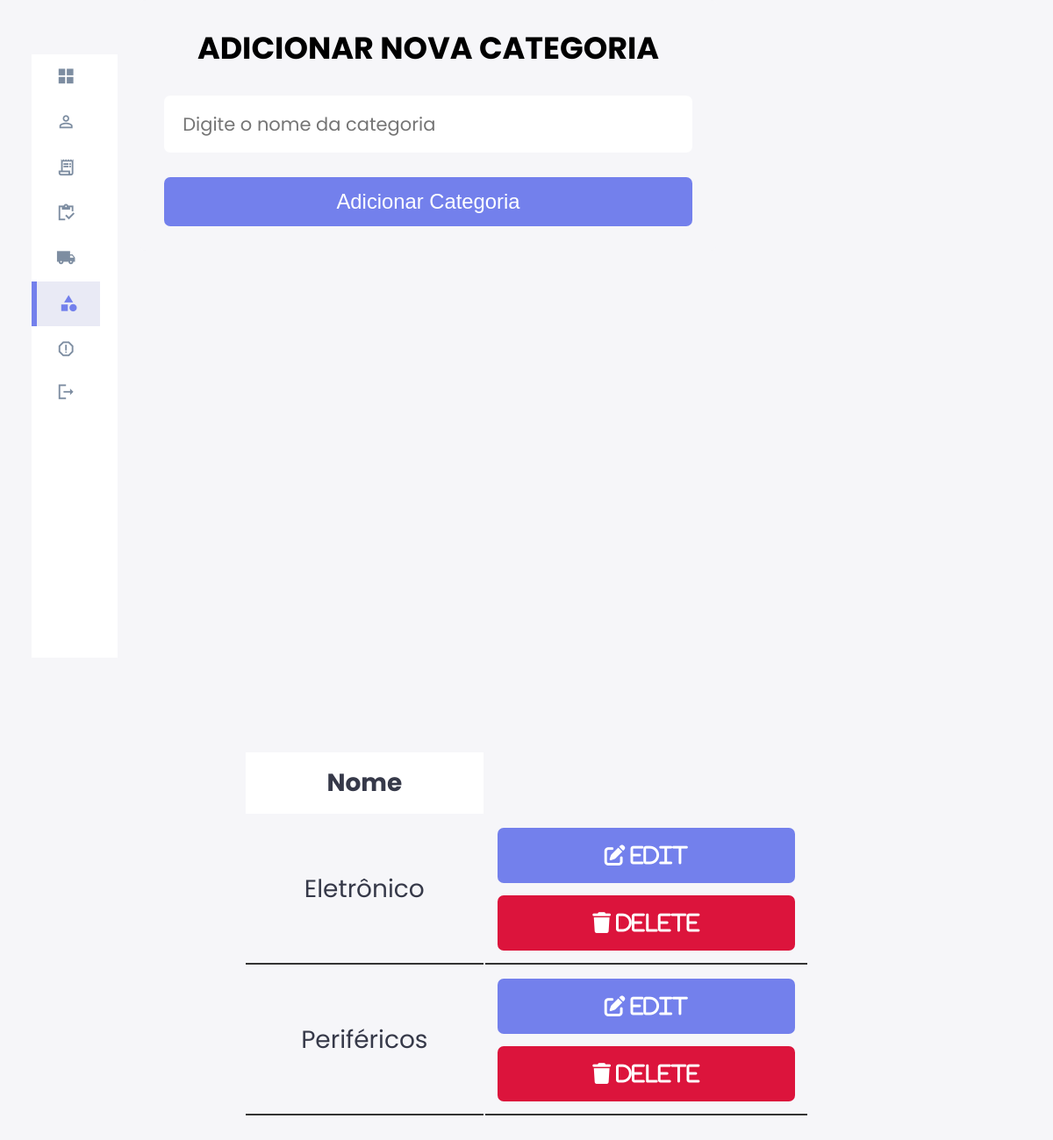
Page /addCategoria.php on the earlier database version.
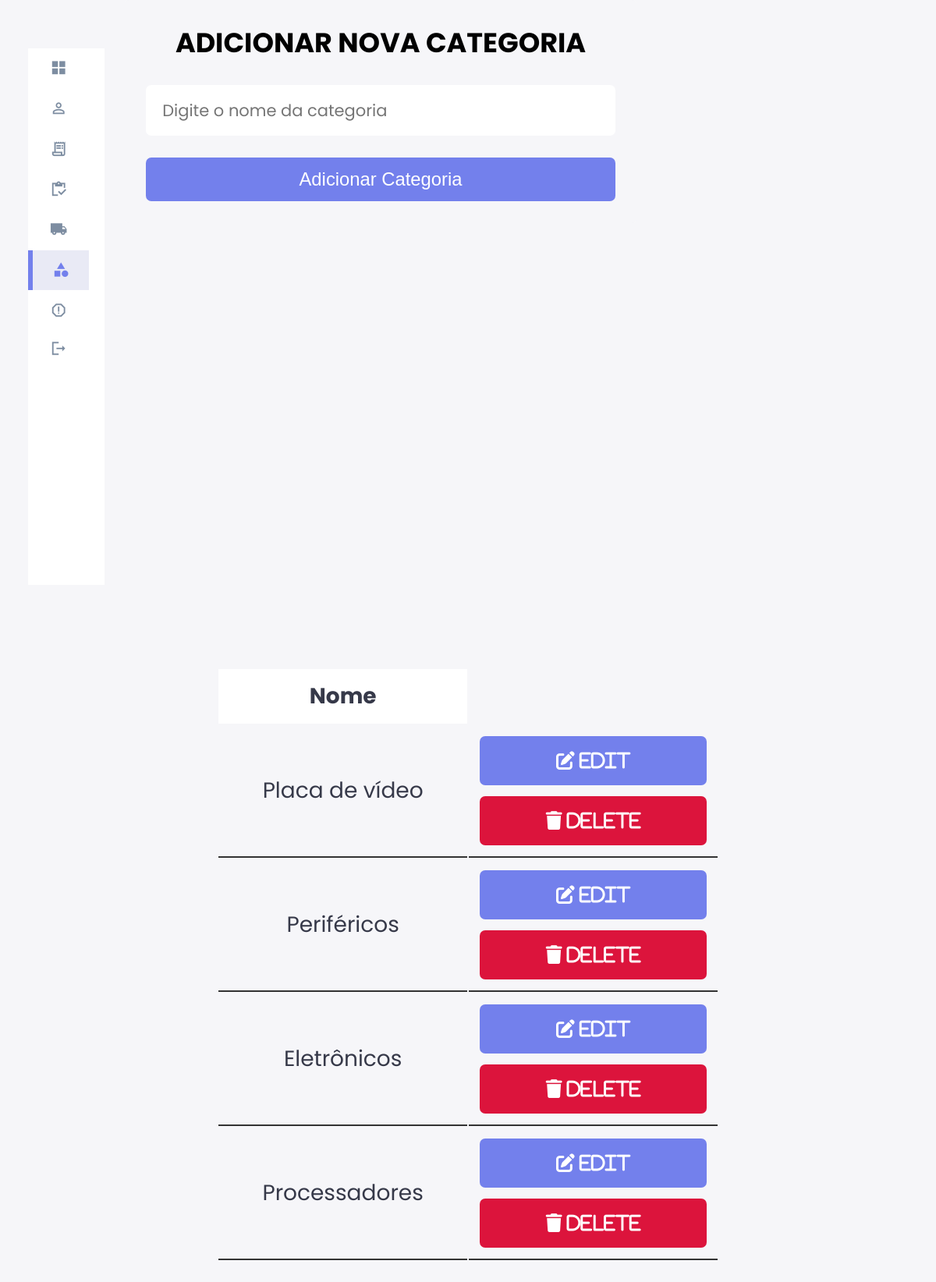
Same page on the later database version.
### tables this page shows
CREATE TABLE `categoria` (
  `idCategoria` int(255) NOT NULL,
  `descricaoCategoria` varchar(255) NOT NULL
);

### addCategoria.php (the view, shortened to what this page needs)
<?php
@include 'config.php';
?>
<!DOCTYPE html>
<html lang="pt-br">
<head>
  <link rel="stylesheet" href="styles/crud.css" />
  <link rel="stylesheet" href="https://cdnjs.cloudflare.com/ajax/libs/font-awesome/6.2.0/css/all.min.css" />
</head>
<body>
  <div class="container">
    <aside>
      <div class="sidebar">
        <a href="dashboard.php">
          <span class="material-icons-sharp">grid_view</span>
        </a>
        <a href="addCliente.php">
          <span class="material-icons-sharp">person_outline</span>
        </a>
        <a href="addPedido.php">
          <span class="material-icons-sharp">receipt_long</span>
        </a>
        <a href="addProduto.php">
          <span class="material-icons-sharp">inventory</span>
        </a>
        <a href="addFornecedor.php">
          <span class="material-icons-sharp">local_shipping</span>
        </a>
        <a href="addCategoria.php" class="active">
          <span class="material-icons-sharp">
          </span>
        </a>
        <a href="gerarRelatorio.php">
          <span class="material-icons-sharp">report_gmailerrorred</span>
        </a>
        <a href="index.php">
          <span class="material-icons-sharp"><?php logout() ?>logout</span>
        </a>
      </div>
    </aside>
    <div class="admin-product-form-container">
      <form action="<?php $_SERVER['PHP_SELF'] ?>" method="post" enctype="multipart/form-data">
        <h2>Adicionar nova categoria</h2>
        <input type="text" placeholder="Digite o nome da categoria" name="category_name" class="box" />
        <input type="submit" class="btn" name="add_category" value="Adicionar Categoria" />
      </form>
    </div>
    <?php
    $select = mysqli_query($conn, "SELECT * FROM categoria");
    ?>
  </div>
  <div class="product-container">
    <div class="product-display">
      <table class="product-display-table">
        <thead>
          <tr>
            <th>Nome</th>
          </tr>
        </thead>
        <?php while ($row = mysqli_fetch_assoc($select)) { ?>
          <tr>
            <td><?php echo $row['descricaoCategoria']; ?></td>
            <td>
              <a href="editarCategoria.php?edit=<?php echo $row['idCategoria']; ?>" class="btn"> <i class="fas fa-edit"> edit </i> </a>
              <a href="addCategoria.php?delete=<?php echo $row['idCategoria']; ?>" class="btn"> <i class="fas fa-trash"> delete </i> </a>
            </td>
          </tr>
        <?php }; ?>
      </table>
    </div>
  </div>
</body>
</html>

Differences in the rows shown:
removed categoria: descricaoCategoria "Eletrônico"
added categoria: descricaoCategoria "Placa de vídeo"
added categoria: descricaoCategoria "Eletrônicos"
added categoria: descricaoCategoria "Processadores"
